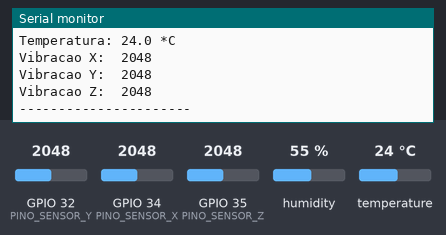
Recording of a sketch running on a simulated ESP32. Parts: the last lines printed to the serial monitor. The test bench sets the inputs (shaded band); at power-on: humidity 55 %, GPIO 32 (PINO_SENSOR_Y) = 2048, GPIO 34 (PINO_SENSOR_X) = 2048, GPIO 35 (PINO_SENSOR_Z) = 2048, temperature 24 °C.

Above: at 18.0 s.
18.1 s: humidity set to 22 %
33.1 s: GPIO 32 (PINO_SENSOR_Y) set to 2866
At 41.0 s:
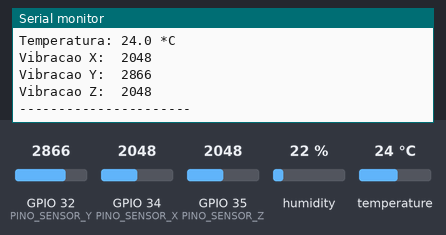
48.1 s: GPIO 34 (PINO_SENSOR_X) set to 2866
63.1 s: GPIO 35 (PINO_SENSOR_Z) set to 2866
At 71.0 s:
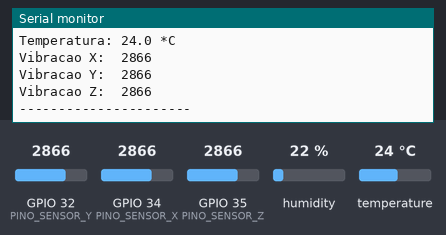

Measured:
- after the input at 33.1 s, the serial monitor: prints a new line after 6.9 s (image 1)
- after the input at 63.1 s, the serial monitor: prints a new line after 6.9 s (image 2)

The sketch:

sketch.ino
```cpp
#include <Arduino.h>
#include <Adafruit_Sensor.h>
#include <DHT.h>
#include <DHT_U.h>

// Definição de pinos
#define PINO_DHT    2
#define TIPO_DHT    DHT22

// Pinos para os 3 sensores LDR (fotoresistores).
// No futuro, estes pinos poderiam ser usados para um acelerômetro.
#define PINO_SENSOR_X   34 // LDR 1, representando o eixo X
#define PINO_SENSOR_Y   32 // LDR 2, representando o eixo Y
#define PINO_SENSOR_Z   35 // LDR 3, representando o eixo Z

// Intervalo de leitura em milissegundos (10 segundos)
const unsigned long intervaloLeitura = 10000;
unsigned long ultimoTempo = 0;

// Objeto para o DHT22
DHT dht(PINO_DHT, TIPO_DHT);

void setup() {
  Serial.begin(115200);
  while (!Serial) {
    ; // Espera o Serial "encaixar" antes de prosseguir
  }
  dht.begin();   // Inicializa o DHT22

  Serial.println("Monitor de Sensores Iniciado.");
  Serial.println("Aguardando a primeira leitura...");
}

void loop() {
  unsigned long agora = millis();
  if (agora - ultimoTempo >= intervaloLeitura) {
    ultimoTempo = agora;

    // 1) Leitura DHT22: temperatura (°C) e umidade (%)
    float tempC = dht.readTemperature();
    float hum   = dht.readHumidity();

    // Se der erro na leitura (NaN), usa um valor de erro
    if (isnan(tempC)) {
      tempC = -999.0;
    }
    if (isnan(hum)) {
      hum = -999.0;
    }

    // 2) Leitura dos 3 sensores analógicos (LDRs neste caso)
    // Os valores serão o ADC bruto (0 a 4095)
    int valorX = analogRead(PINO_SENSOR_X);
    int valorY = analogRead(PINO_SENSOR_Y);
    int valorZ = analogRead(PINO_SENSOR_Z);

    // 3) Imprime os dados de forma organizada no Monitor Serial
    Serial.println("--- Nova Leitura ---");

    // Imprime umidade
    Serial.print("Umidade:     ");
    if (hum == -999.0) {
      Serial.println("Erro de leitura");
    } else {
      Serial.print(hum, 1); // Imprime com 1 casa decimal
      Serial.println(" %");
    }

    // Imprime temperatura
    Serial.print("Temperatura: ");
    if (tempC == -999.0) {
      Serial.println("Erro de leitura");
    } else {
      Serial.print(tempC, 1); // Imprime com 1 casa decimal
      Serial.println(" *C");
    }

    // Imprime os valores dos LDRs rotulados como "Vibração"
    Serial.print("Vibracao X:  ");
    Serial.println(valorX);

    Serial.print("Vibracao Y:  ");
    Serial.println(valorY);

    Serial.print("Vibracao Z:  ");
    Serial.println(valorZ);

    Serial.println("----------------------\n"); // Adiciona uma linha em branco para separar
  }
}
```
